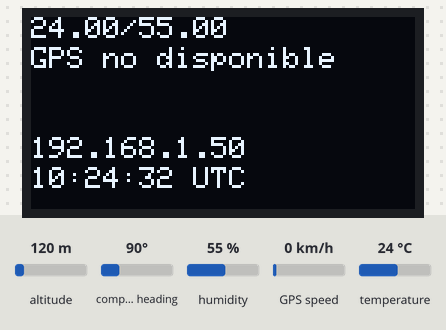
Recording of a sketch running on a simulated ESP32. Shown: 128×64 one-colour display. Inputs (shaded band) come from the test bench; at power-on: compass heading 90°, humidity 55 %, altitude 120 m, GPS speed 0 km/h, temperature 24 °C. WiFi joins after 1.5 s; servers stay silent unless stated; the local clock reads 2024-03-15 10:24:30 at power-on unless the sketch sets it; storage starts empty; the GPS gets a fix after 3 s at 37.7749, -122.4194 with 8 satellites; what the sketch prints to the serial monitor is not drawn.

Above: at 3.3 s.
3.4 s: compass heading set to 7°
At 5.3 s:
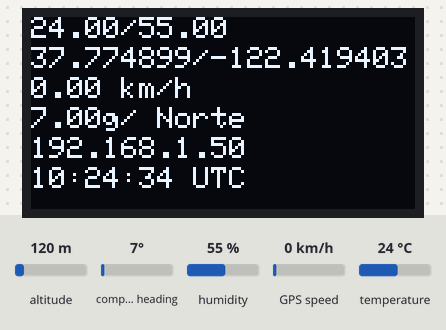
9.5 s: compass heading set to 90°
At 11.8 s:
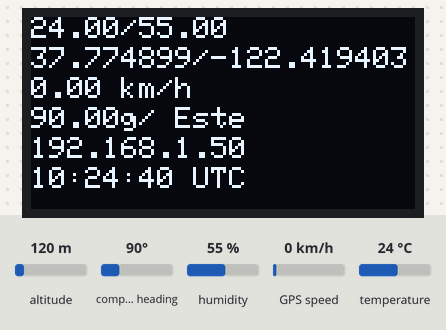
15.6 s: compass heading set to 180°
At 17.1 s:
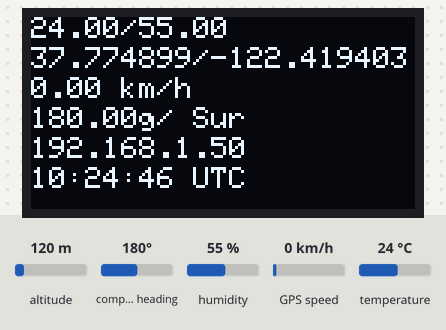
21.7 s: compass heading set to 269°
At 23.6 s:
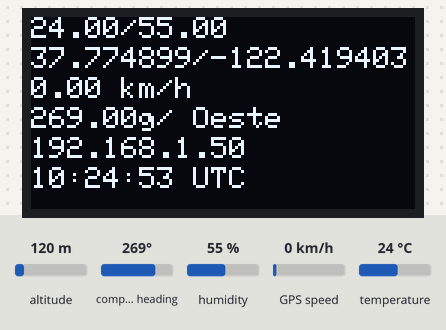
33.0 s: humidity set to 22 %
At 34.1 s:
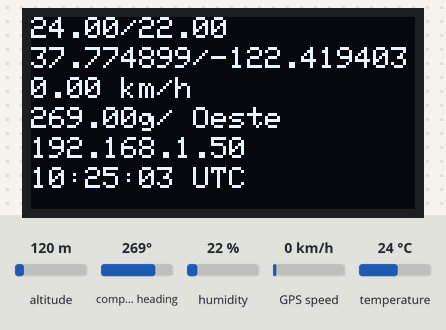
Timing chart, 0 to 36.0 s (numbered marks = the images above; inputs shaded):
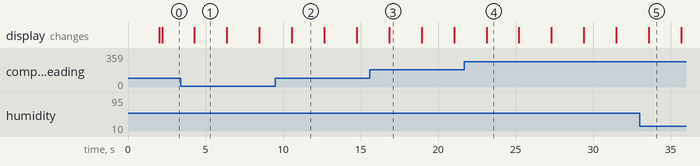

The sketch:

test_gps.ino
```cpp
#include <Wire.h>
#include <Adafruit_SHT31.h>
#include <Adafruit_GFX.h>
#include <Adafruit_SH1106.h>
#include <SPI.h>
#include <WiFi.h>
#include <ESP32Time.h>
#include <ArduinoJson.h>
#include <TinyGPS++.h>
#include <SD.h>
#include <FS.h>

#define OLED_SDA 21
#define OLED_SCL 22
#define SD_CS 5

// Wi-Fi ESP32
ESP32Time rtc;
const char* ssid = "your_ssid";
const char* password = "your_pass";
const char* ntpServer = "pool.ntp.org";
String utcTimeString;
const long gmtOffset_sec = -4 * 3600;
const int daylightOffset_sec = 0;
WiFiServer server(80);

// Pantalla OLED
Adafruit_SH1106 display(21, 22);

// SHT31
Adafruit_SHT31 sht31 = Adafruit_SHT31();
float sht31_temp, sht31_hum;

// GPS
TinyGPSPlus gps;
float latitude, longitude;
float speed_kmph = 0;
float course_degrees = 0;
String lat_str, lon_str;

#ifdef ESP32
HardwareSerial SerialGPS(2);
#endif

String timeToString(time_t time) {
  struct tm timeInfo;
  gmtime_r(&time, &timeInfo);
  char buffer[20];
  strftime(buffer, sizeof(buffer), "%H:%M:%S", &timeInfo);
  return String(buffer);
}

void writeFile(fs::FS &fs, const char * path, const char * message) {
  Serial.printf("Writing file: %s\n", path);
  File file = fs.open(path, FILE_WRITE);
  if (!file) {
    Serial.println("Failed to open file for writing");
    return;
  }
  if (file.print(message)) {
    Serial.println("File written");
  } else {
    Serial.println("Write failed");
  }
  file.close();
}

void appendFile(fs::FS &fs, const char * path, const char * message) {
  Serial.printf("Appending to file: %s\n", path);
  File file = fs.open(path, FILE_APPEND);
  if (!file) {
    Serial.println("Failed to open file for appending");
    return;
  }
  if (file.print(message)) {
    Serial.println("Message appended");
  } else {
    Serial.println("Append failed");
  }
  file.close();
}

String obtenerDireccionCardinal(float grados) {
  if (grados >= 337.5 || grados < 22.5) return "Norte";
  if (grados >= 22.5 && grados < 67.5) return "Noreste";
  if (grados >= 67.5 && grados < 112.5) return "Este";
  if (grados >= 112.5 && grados < 157.5) return "Sureste";
  if (grados >= 157.5 && grados < 202.5) return "Sur";
  if (grados >= 202.5 && grados < 247.5) return "Suroeste";
  if (grados >= 247.5 && grados < 292.5) return "Oeste";
  if (grados >= 292.5 && grados < 337.5) return "Noroeste";
  return "Desconocido";
}

void setup() {
  Serial.begin(115200);
  SerialGPS.begin(9600);

  WiFi.begin(ssid, password);
  while (WiFi.status() != WL_CONNECTED) {
    delay(1000);
    Serial.println("Connecting to WiFi...");
  }
  Serial.println("Connected to WiFi");
  server.begin();
  configTime(gmtOffset_sec, daylightOffset_sec, ntpServer);

  if (!sht31.begin(0x44)) {
    Serial.println("ERROR SHT31");
    while (1);
  }

  display.begin(SH1106_SWITCHCAPVCC, 0x3C);
  display.display();
  display.clearDisplay();

  SD.begin(SD_CS);
  if (!SD.begin(SD_CS)) {
    Serial.println("Card Mount Failed");
  }

  File file = SD.open("/datalog.json");
  if (!file) {
    Serial.println("File doesn't exist");
    Serial.println("Creating file...");
    writeFile(SD, "/datalog.json", "");
  } else {
    Serial.println("File already exists");
  }
  file.close();
}

void loop() {
  time_t utcTime = rtc.getEpoch();
  utcTimeString = String(timeToString(utcTime));
  sht31_temp = sht31.readTemperature();
  sht31_hum = sht31.readHumidity();

  while (SerialGPS.available() > 0) {
    if (gps.encode(SerialGPS.read())) {
      if (gps.location.isValid()) {
        latitude = gps.location.lat();
        lat_str = String(latitude, 6);
        longitude = gps.location.lng();
        lon_str = String(longitude, 6);
        speed_kmph = gps.speed.kmph();
        course_degrees = gps.course.deg();
      }
    }
  }

  // Mostrar en pantalla OLED
  String display_data_1 = String(sht31_temp) + "/" + String(sht31_hum);
  String display_data_2 = lat_str + "/" + lon_str;
  String display_speed = String(speed_kmph) + " km/h";
  String display_course = String(course_degrees) + "g/ " + obtenerDireccionCardinal(course_degrees);

  display.clearDisplay();
  display.setTextColor(WHITE);
  display.setCursor(0, 0);
  display.println(display_data_1);
  display.setCursor(0, 10);
  if (gps.location.isValid()) {
    display.println(display_data_2);
    display.setCursor(0, 20);
    display.println(display_speed);
    display.setCursor(0, 30);
    display.println(display_course);
  } else {
    display.println("GPS no disponible");
  }
  display.setCursor(0, 40);
  display.println(WiFi.localIP());
  display.setCursor(0, 50);
  display.println(utcTimeString + " UTC");
  display.display();

  // Guardar datos en JSON
  const size_t bufferSize = JSON_OBJECT_SIZE(200);
  DynamicJsonDocument doc(bufferSize);
  doc["temp"] = sht31_temp;
  doc["hum"] = sht31_hum;
  doc["lat"] = lat_str;
  doc["lon"] = lon_str;
  doc["speed"] = speed_kmph;
  doc["course"] = course_degrees;
  doc["courseDir"] = obtenerDireccionCardinal(course_degrees);
  doc["date"] = rtc.getDate();
  doc["timeUTC"] = utcTimeString;

  String json;
  serializeJson(doc, json);
  json += "\n";

  appendFile(SD, "/datalog.json", json.c_str());

  // Servidor web
  WiFiClient client = server.available();
  if (client) {
    Serial.println("Nueva conexion");
    client.println("HTTP/1.1 200 OK");
    client.println("Content-Type: text/html");
    client.println("");
    client.println("<!DOCTYPE HTML>");
    client.println("<html>");
    client.println("<head><title>Weather ESP32</title><style>h2 { text-align: center; }</style></head>");
    client.println("<body><h2>Datos JSON Weather v4</h2>");
    client.print("<pre>");
    client.print(json);
    client.print("</pre>");
    client.println("<ul>");
    client.println("<li>Temperatura: " + String(sht31_temp) + "</li>");
    client.println("<li>Humedad: " + String(sht31_hum) + "</li>");
    client.println("<li>Latitud: " + lat_str + "</li>");
    client.println("<li>Longitud: " + lon_str + "</li>");
    client.println("<li>Velocidad: " + String(speed_kmph) + " km/h</li>");
    client.println("<li>Rumbo: " + String(course_degrees) + "° " + obtenerDireccionCardinal(course_degrees) + "</li>");
    client.println("<li>Fecha: " + rtc.getDate() + "</li>");
    client.println("<li>Hora: " + rtc.getTime() + "</li>");
    client.println("<li>Hora UTC: " + utcTimeString + "</li>");
    client.println("</ul></body></html>");
    client.println("<meta http-equiv=\"refresh\" content=\"5\">"); // Actualizar automáticamente cada 5 segundos
  }

  delay(2000);
}
```

Measured:
- after the input at 3.4 s, the display: changes after 0.89 s (image 1)
- after the input at 9.5 s, the display: changes after 1.1 s (image 2)
- after the input at 15.6 s, the display: changes after 1.2 s (image 3)
- after the input at 21.7 s, the display: changes after 1.4 s (image 4)
- what the display in image 1 shows lasts 2.1 s, from 4.3 s to 6.4 s
